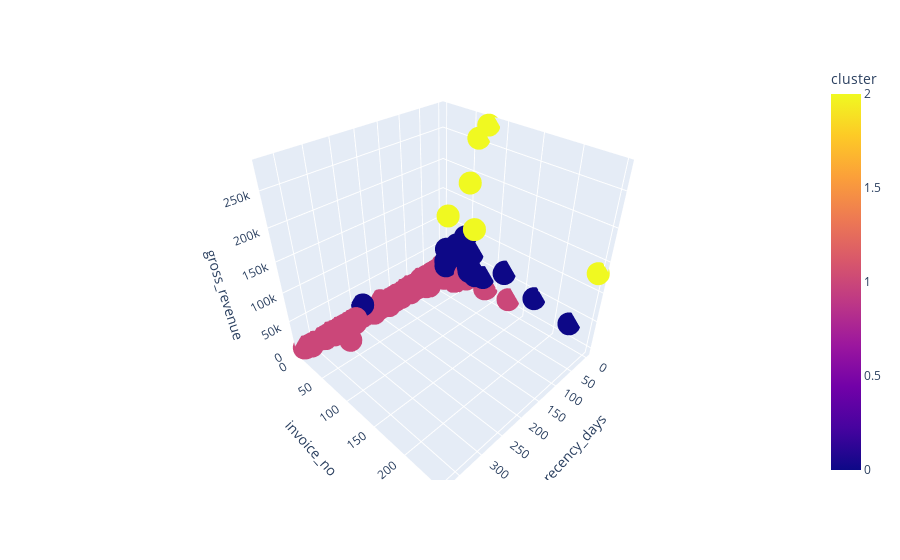

The code cell stored with this chart in its notebook:
### Code cell
fig = px.scatter_3d( df9, x='recency_days', y='invoice_no', z='gross_revenue', color='cluster' )
fig.show()

### Figure 1 — Plotly figure (JSON) as saved in the notebook; plotly's stock layout.template omitted (floating-point values rounded to 4 significant figures; data arrays with more than 128 entries replaced by an {"elided": "..."} marker saying what was removed)
{"data": [{"hovertemplate": "recency_days=%{x}<br>invoice_no=%{y}<br>gross_revenue=%{z}<br>cluster=%{marker.color}<extra></extra>", "legendgroup": "", "marker": {"color": {"elided": "4372 int values"}, "coloraxis": "coloraxis", "symbol": "circle"}, "mode": "markers", "name": "", "scene": "scene", "showlegend": false, "type": "scatter3d", "x": {"elided": "4372 int values"}, "y": {"elided": "4372 int values"}, "z": {"elided": "4372 float values"}}], "layout": {"coloraxis": {"colorbar": {"title": {"text": "cluster"}}, "colorscale": [[0, "#0d0887"], [0.1111, "#46039f"], [0.2222, "#7201a8"], [0.3333, "#9c179e"], [0.4444, "#bd3786"], [0.5556, "#d8576b"], [0.6667, "#ed7953"], [0.7778, "#fb9f3a"], [0.8889, "#fdca26"], [1, "#f0f921"]]}, "legend": {"tracegroupgap": 0}, "margin": {"t": 60}, "scene": {"domain": {"x": [0, 1], "y": [0, 1]}, "xaxis": {"title": {"text": "recency_days"}}, "yaxis": {"title": {"text": "invoice_no"}}, "zaxis": {"title": {"text": "gross_revenue"}}}}}
